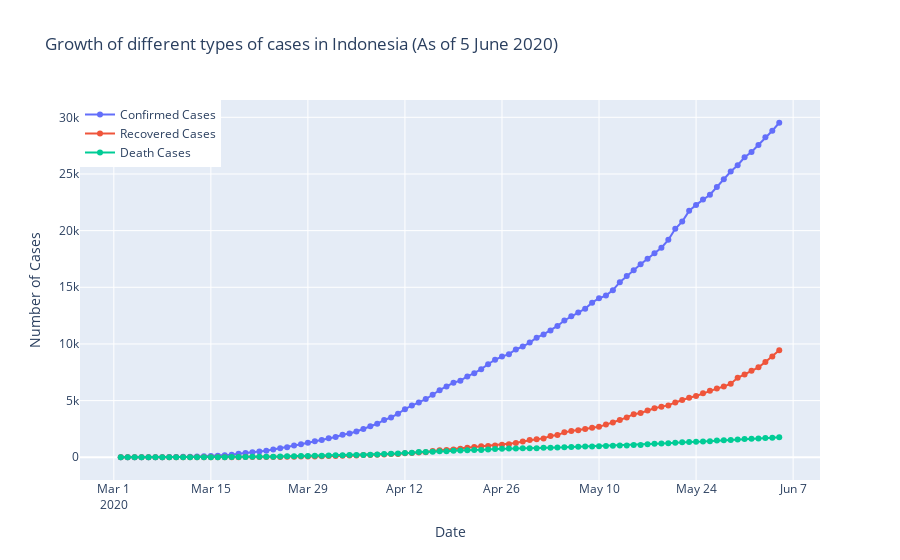

Source (notebook cell):
### Code cell
fig=go.Figure()
fig.add_trace(go.Scatter(x=datewise.index, y=datewise["Confirmed"],
                    mode='lines+markers',
                    name='Confirmed Cases'))
fig.add_trace(go.Scatter(x=datewise.index, y=datewise["Recovered"],
                    mode='lines+markers',
                    name='Recovered Cases'))
fig.add_trace(go.Scatter(x=datewise.index, y=datewise["Deaths"],
                    mode='lines+markers',
                    name='Death Cases'))
fig.update_layout(title="Growth of different types of cases in Indonesia (As of 5 June 2020)",
                 xaxis_title="Date",yaxis_title="Number of Cases",legend=dict(x=0,y=1,traceorder="normal"))
fig.show()
